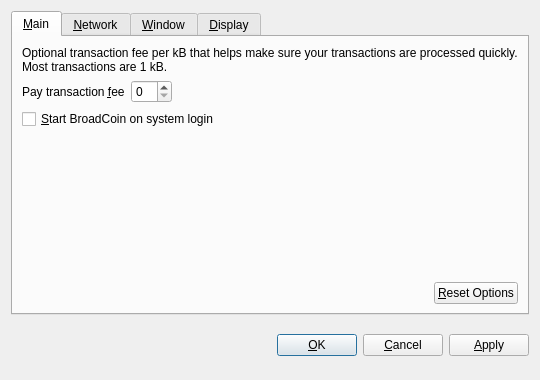
<?xml version="1.0" encoding="UTF-8"?>
<ui version="4.0">
 <class>OptionsDialog</class>
 <widget class="QDialog" name="OptionsDialog">
  <property name="geometry">
   <rect>
    <x>0</x>
    <y>0</y>
    <width>540</width>
    <height>380</height>
   </rect>
  </property>
  <property name="windowTitle">
   <string>Options</string>
  </property>
  <property name="modal">
   <bool>true</bool>
  </property>
  <layout class="QVBoxLayout" name="verticalLayout">
   <item>
    <widget class="QTabWidget" name="tabWidget">
     <property name="tabPosition">
      <enum>QTabWidget::North</enum>
     </property>
     <property name="currentIndex">
      <number>0</number>
     </property>
     <widget class="QWidget" name="tabMain">
      <attribute name="title">
       <string>&amp;Main</string>
      </attribute>
      <layout class="QVBoxLayout" name="verticalLayout_Main">
       <item>
        <widget class="QLabel" name="transactionFeeInfoLabel">
         <property name="text">
          <string>Optional transaction fee per kB that helps make sure your transactions are processed quickly. Most transactions are 1 kB.</string>
         </property>
         <property name="textFormat">
          <enum>Qt::PlainText</enum>
         </property>
         <property name="wordWrap">
          <bool>true</bool>
         </property>
        </widget>
       </item>
       <item>
        <layout class="QHBoxLayout" name="horizontalLayout_1_Main">
         <item>
          <widget class="QLabel" name="transactionFeeLabel">
           <property name="text">
            <string>Pay transaction &amp;fee</string>
           </property>
           <property name="textFormat">
            <enum>Qt::PlainText</enum>
           </property>
           <property name="buddy">
            <cstring>transactionFee</cstring>
           </property>
          </widget>
         </item>
         <item>
          <widget class="BitcoinAmountField" name="transactionFee"/>
         </item>
         <item>
          <spacer name="horizontalSpacer_1_Main">
           <property name="orientation">
            <enum>Qt::Horizontal</enum>
           </property>
           <property name="sizeHint" stdset="0">
            <size>
             <width>40</width>
             <height>20</height>
            </size>
           </property>
          </spacer>
         </item>
        </layout>
       </item>
       <item>
        <widget class="QCheckBox" name="bitcoinAtStartup">
         <property name="toolTip">
          <string>Automatically start BroadCoin after logging in to the system.</string>
         </property>
         <property name="text">
          <string>&amp;Start BroadCoin on system login</string>
         </property>
        </widget>
       </item>
       <item>
        <spacer name="verticalSpacer_Main">
         <property name="orientation">
          <enum>Qt::Vertical</enum>
         </property>
         <property name="sizeHint" stdset="0">
          <size>
           <width>20</width>
           <height>40</height>
          </size>
         </property>
        </spacer>
       </item>
       <item>
        <layout class="QHBoxLayout" name="horizontalLayout_2_Main">
         <item>
          <spacer name="horizontalSpacer_2_Main">
           <property name="orientation">
            <enum>Qt::Horizontal</enum>
           </property>
           <property name="sizeHint" stdset="0">
            <size>
             <width>40</width>
             <height>20</height>
            </size>
           </property>
          </spacer>
         </item>
         <item>
          <widget class="QPushButton" name="resetButton">
           <property name="toolTip">
            <string>Reset all client options to default.</string>
           </property>
           <property name="text">
            <string>&amp;Reset Options</string>
           </property>
           <property name="autoDefault">
            <bool>false</bool>
           </property>
          </widget>
         </item>
        </layout>
       </item>
      </layout>
     </widget>
     <widget class="QWidget" name="tabNetwork">
      <attribute name="title">
       <string>&amp;Network</string>
      </attribute>
      <layout class="QVBoxLayout" name="verticalLayout_Network">
       <item>
        <widget class="QCheckBox" name="mapPortUpnp">
         <property name="toolTip">
          <string>Automatically open the BroadCoin client port on the router. This only works when your router supports UPnP and it is enabled.</string>
         </property>
         <property name="text">
          <string>Map port using &amp;UPnP</string>
         </property>
        </widget>
       </item>
       <item>
        <widget class="QCheckBox" name="connectSocks">
         <property name="toolTip">
          <string>Connect to the BroadCoin network through a SOCKS proxy (e.g. when connecting through Tor).</string>
         </property>
         <property name="text">
          <string>&amp;Connect through SOCKS proxy:</string>
         </property>
        </widget>
       </item>
       <item>
        <layout class="QHBoxLayout" name="horizontalLayout_Network">
         <item>
          <widget class="QLabel" name="proxyIpLabel">
           <property name="text">
            <string>Proxy &amp;IP:</string>
           </property>
           <property name="textFormat">
            <enum>Qt::PlainText</enum>
           </property>
           <property name="buddy">
            <cstring>proxyIp</cstring>
           </property>
          </widget>
         </item>
         <item>
          <widget class="QValidatedLineEdit" name="proxyIp">
           <property name="maximumSize">
            <size>
             <width>140</width>
             <height>16777215</height>
            </size>
           </property>
           <property name="toolTip">
            <string>IP address of the proxy (e.g. 127.0.0.1)</string>
           </property>
          </widget>
         </item>
         <item>
          <widget class="QLabel" name="proxyPortLabel">
           <property name="text">
            <string>&amp;Port:</string>
           </property>
           <property name="textFormat">
            <enum>Qt::PlainText</enum>
           </property>
           <property name="buddy">
            <cstring>proxyPort</cstring>
           </property>
          </widget>
         </item>
         <item>
          <widget class="QLineEdit" name="proxyPort">
           <property name="maximumSize">
            <size>
             <width>55</width>
             <height>16777215</height>
            </size>
           </property>
           <property name="toolTip">
            <string>Port of the proxy (e.g. 9050)</string>
           </property>
          </widget>
         </item>
         <item>
          <widget class="QLabel" name="socksVersionLabel">
           <property name="text">
            <string>SOCKS &amp;Version:</string>
           </property>
           <property name="textFormat">
            <enum>Qt::PlainText</enum>
           </property>
           <property name="buddy">
            <cstring>socksVersion</cstring>
           </property>
          </widget>
         </item>
         <item>
          <widget class="QValueComboBox" name="socksVersion">
           <property name="toolTip">
            <string>SOCKS version of the proxy (e.g. 5)</string>
           </property>
          </widget>
         </item>
         <item>
          <spacer name="horizontalSpacer_Network">
           <property name="orientation">
            <enum>Qt::Horizontal</enum>
           </property>
           <property name="sizeHint" stdset="0">
            <size>
             <width>40</width>
             <height>20</height>
            </size>
           </property>
          </spacer>
         </item>
        </layout>
       </item>
       <item>
        <spacer name="verticalSpacer_Network">
         <property name="orientation">
          <enum>Qt::Vertical</enum>
         </property>
         <property name="sizeHint" stdset="0">
          <size>
           <width>20</width>
           <height>40</height>
          </size>
         </property>
        </spacer>
       </item>
      </layout>
     </widget>
     <widget class="QWidget" name="tabWindow">
      <attribute name="title">
       <string>&amp;Window</string>
      </attribute>
      <layout class="QVBoxLayout" name="verticalLayout_Window">
       <item>
        <widget class="QCheckBox" name="minimizeToTray">
         <property name="toolTip">
          <string>Show only a tray icon after minimizing the window.</string>
         </property>
         <property name="text">
          <string>&amp;Minimize to the tray instead of the taskbar</string>
         </property>
        </widget>
       </item>
       <item>
        <widget class="QCheckBox" name="minimizeOnClose">
         <property name="toolTip">
          <string>Minimize instead of exit the application when the window is closed. When this option is enabled, the application will be closed only after selecting Quit in the menu.</string>
         </property>
         <property name="text">
          <string>M&amp;inimize on close</string>
         </property>
        </widget>
       </item>
       <item>
        <spacer name="verticalSpacer_Window">
         <property name="orientation">
          <enum>Qt::Vertical</enum>
         </property>
         <property name="sizeHint" stdset="0">
          <size>
           <width>20</width>
           <height>40</height>
          </size>
         </property>
        </spacer>
       </item>
      </layout>
     </widget>
     <widget class="QWidget" name="tabDisplay">
      <attribute name="title">
       <string>&amp;Display</string>
      </attribute>
      <layout class="QVBoxLayout" name="verticalLayout_Display">
       <item>
        <layout class="QHBoxLayout" name="horizontalLayout_1_Display">
         <item>
          <widget class="QLabel" name="langLabel">
           <property name="text">
            <string>User Interface &amp;language:</string>
           </property>
           <property name="textFormat">
            <enum>Qt::PlainText</enum>
           </property>
           <property name="buddy">
            <cstring>lang</cstring>
           </property>
          </widget>
         </item>
         <item>
          <widget class="QValueComboBox" name="lang">
           <property name="toolTip">
            <string>The user interface language can be set here. This setting will take effect after restarting BroadCoin.</string>
           </property>
          </widget>
         </item>
        </layout>
       </item>
       <item>
        <layout class="QHBoxLayout" name="horizontalLayout_2_Display">
         <item>
          <widget class="QLabel" name="unitLabel">
           <property name="text">
            <string>&amp;Unit to show amounts in:</string>
           </property>
           <property name="textFormat">
            <enum>Qt::PlainText</enum>
           </property>
           <property name="buddy">
            <cstring>unit</cstring>
           </property>
          </widget>
         </item>
         <item>
          <widget class="QValueComboBox" name="unit">
           <property name="toolTip">
            <string>Choose the default subdivision unit to show in the interface and when sending coins.</string>
           </property>
          </widget>
         </item>
        </layout>
       </item>
       <item>
        <widget class="QCheckBox" name="displayAddresses">
         <property name="toolTip">
          <string>Whether to show BroadCoin addresses in the transaction list or not.</string>
         </property>
         <property name="text">
          <string>&amp;Display addresses in transaction list</string>
         </property>
        </widget>
       </item>
       <item>
        <widget class="QCheckBox" name="coinControlFeatures">
         <property name="toolTip">
          <string>Whether to show coin control features or not.</string>
         </property>
         <property name="text">
          <string>Display coin &amp;control features (experts only!)</string>
         </property>
        </widget>
       </item>
       <item>
        <spacer name="verticalSpacer_Display">
         <property name="orientation">
          <enum>Qt::Vertical</enum>
         </property>
         <property name="sizeHint" stdset="0">
          <size>
           <width>20</width>
           <height>40</height>
          </size>
         </property>
        </spacer>
       </item>
      </layout>
     </widget>
    </widget>
   </item>
   <item>
    <layout class="QHBoxLayout" name="horizontalLayout_Buttons">
     <item>
      <spacer name="horizontalSpacer_1">
       <property name="orientation">
        <enum>Qt::Horizontal</enum>
       </property>
       <property name="sizeHint" stdset="0">
        <size>
         <width>40</width>
         <height>48</height>
        </size>
       </property>
      </spacer>
     </item>
     <item>
      <widget class="QLabel" name="statusLabel">
       <property name="font">
        <font>
         <weight>75</weight>
         <bold>true</bold>
        </font>
       </property>
       <property name="text">
        <string/>
       </property>
       <property name="textFormat">
        <enum>Qt::PlainText</enum>
       </property>
       <property name="wordWrap">
        <bool>true</bool>
       </property>
      </widget>
     </item>
     <item>
      <spacer name="horizontalSpacer_2">
       <property name="orientation">
        <enum>Qt::Horizontal</enum>
       </property>
       <property name="sizeHint" stdset="0">
        <size>
         <width>40</width>
         <height>48</height>
        </size>
       </property>
      </spacer>
     </item>
     <item>
      <widget class="QPushButton" name="okButton">
       <property name="text">
        <string>&amp;OK</string>
       </property>
      </widget>
     </item>
     <item>
      <widget class="QPushButton" name="cancelButton">
       <property name="text">
        <string>&amp;Cancel</string>
       </property>
       <property name="autoDefault">
        <bool>false</bool>
       </property>
      </widget>
     </item>
     <item>
      <widget class="QPushButton" name="applyButton">
       <property name="text">
        <string>&amp;Apply</string>
       </property>
       <property name="autoDefault">
        <bool>false</bool>
       </property>
      </widget>
     </item>
    </layout>
   </item>
  </layout>
 </widget>
 <customwidgets>
  <customwidget>
   <class>BitcoinAmountField</class>
   <extends>QSpinBox</extends>
   <header>bitcoinamountfield.h</header>
  </customwidget>
  <customwidget>
   <class>QValueComboBox</class>
   <extends>QComboBox</extends>
   <header>qvaluecombobox.h</header>
  </customwidget>
  <customwidget>
   <class>QValidatedLineEdit</class>
   <extends>QLineEdit</extends>
   <header>qvalidatedlineedit.h</header>
  </customwidget>
 </customwidgets>
 <resources/>
 <connections/>
</ui>
